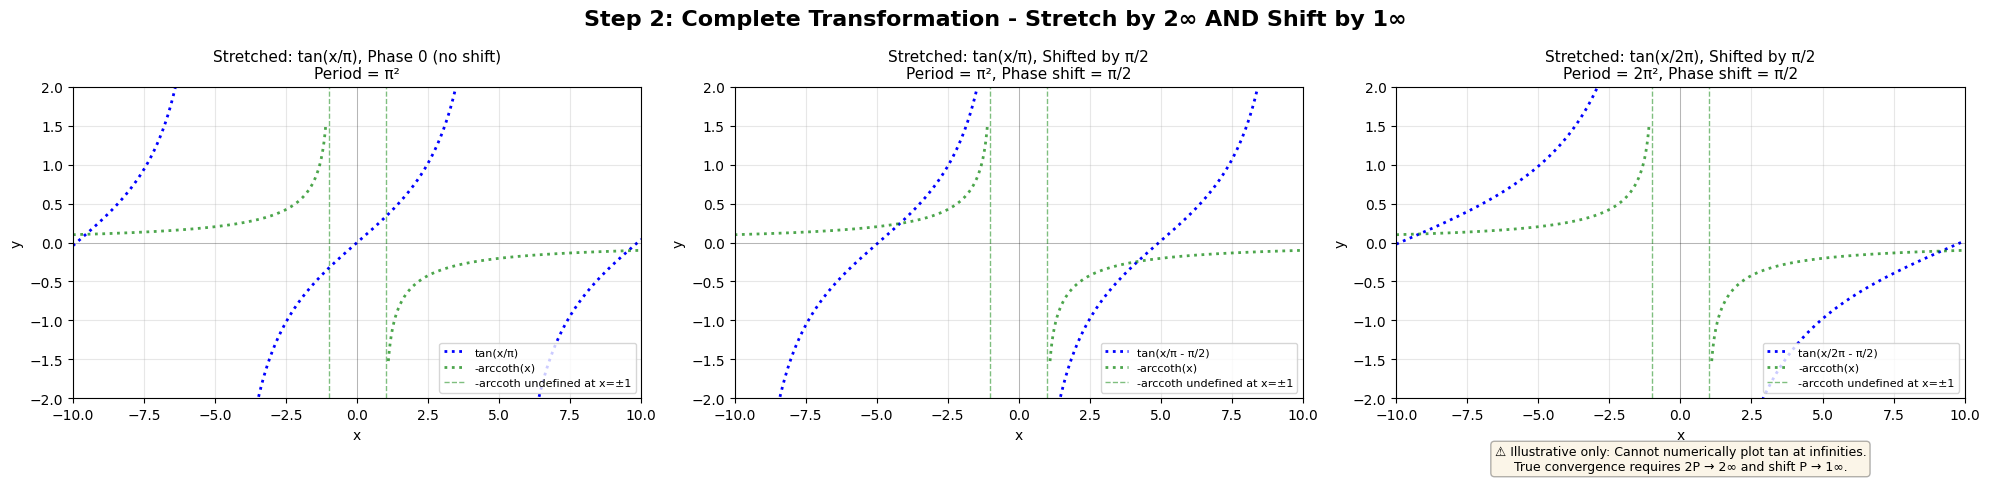

Source code (Python):
#!/usr/bin/env python3
"""
Step 2: Shift by 1-infinity
Shows how shifting by P (half the 2∞ period) creates the final transformation
"""

import numpy as np
import matplotlib.pyplot as plt
import os

# Set up the figure - 3 subplots now
fig, axes = plt.subplots(1, 3, figsize=(20, 5))

# Use P = π/2 for first two plots (x/π), P = π for third plot (x/2π)
P_values = [np.pi/2, np.pi/2, np.pi]

x_range = 10

for idx, P in enumerate(P_values):
    ax = axes[idx]

    # Create x values centered at 0
    x = np.linspace(-x_range, x_range, 2000)

    # First plot: phase 0 (no shift), Second and third plots: with shift of π/2
    if idx == 0:
        # Phase 0: just stretched, no shift
        argument = x / (2 * P)
        shift_amount = 0
    else:
        # With shift of π/2
        shift_amount = np.pi / 2
        argument = x / (2 * P) - shift_amount

    y_tan_shifted = np.tan(argument)

    # Handle discontinuities
    y_tan_shifted_clean = np.where(np.abs(y_tan_shifted) > 10, np.nan, y_tan_shifted)

    # Plot the transformed tan (dotted line)
    if idx == 0:
        ax.plot(x, y_tan_shifted_clean, "b:", linewidth=2, label="tan(x/π)")
    elif idx == 1:
        ax.plot(x, y_tan_shifted_clean, "b:", linewidth=2, label="tan(x/π - π/2)")
    else:
        ax.plot(x, y_tan_shifted_clean, "b:", linewidth=2, label="tan(x/2π - π/2)")

    # Plot -arccoth(x) - unchanged throughout, both branches, dotted
    # Positive branch
    x_arccoth_pos = np.linspace(1.1, x_range, 500)
    y_arccoth_pos = -np.arctanh(1 / x_arccoth_pos)  # -arccoth(x)
    ax.plot(
        x_arccoth_pos, y_arccoth_pos, "g:", linewidth=2, alpha=0.7, label="-arccoth(x)"
    )

    # Negative branch
    x_arccoth_neg = np.linspace(-x_range, -1.1, 500)
    y_arccoth_neg = -np.arctanh(1 / x_arccoth_neg)
    ax.plot(x_arccoth_neg, y_arccoth_neg, "g:", linewidth=2, alpha=0.7)

    # Mark -arccoth singularities at ±1 (always the same)
    ax.axvline(
        x=1,
        color="g",
        linestyle="--",
        alpha=0.5,
        linewidth=1,
        label="-arccoth undefined at x=±1",
    )
    ax.axvline(x=-1, color="g", linestyle="--", alpha=0.5, linewidth=1)

    # Styling
    ax.axhline(y=0, color="k", linestyle="-", alpha=0.3, linewidth=0.5)
    ax.axvline(x=0, color="k", linestyle="-", alpha=0.3, linewidth=0.5)

    ax.set_xlim(-x_range, x_range)
    ax.set_ylim(-2, 2)  # Center at 0,0
    ax.set_xlabel("x", fontsize=10)
    ax.set_ylabel("y", fontsize=10)

    # Title explaining the transformation
    if idx == 0:
        ax.set_title(
            f"Stretched: tan(x/π), Phase 0 (no shift)\n"
            + f"Period = π²",
            fontsize=11,
        )
    elif idx == 1:
        ax.set_title(
            f"Stretched: tan(x/π), Shifted by π/2\n"
            + f"Period = π², Phase shift = π/2",
            fontsize=11,
        )
    else:
        ax.set_title(
            f"Stretched: tan(x/2π), Shifted by π/2\n"
            + f"Period = 2π², Phase shift = π/2",
            fontsize=11,
        )
        # Add disclaimer text
        ax.text(
            0.5, -0.15,
            "⚠ Illustrative only: Cannot numerically plot tan at infinities.\n"
            "True convergence requires 2P → 2∞ and shift P → 1∞.",
            transform=ax.transAxes,
            fontsize=9,
            ha='center',
            va='top',
            bbox=dict(boxstyle='round', facecolor='wheat', alpha=0.3)
        )

    ax.grid(True, alpha=0.3)
    ax.legend(loc="lower right", fontsize=8)

plt.suptitle(
    "Step 2: Complete Transformation - Stretch by 2∞ AND Shift by 1∞",
    fontsize=16,
    fontweight="bold",
)
plt.tight_layout()

# Save to the same directory as the script
script_dir = os.path.dirname(os.path.abspath(__file__))
output_path = os.path.join(script_dir, "step2_shift_transform.png")
plt.savefig(output_path, dpi=100, bbox_inches="tight")
plt.close()

print("Step 2: The Complete Transformation")
print("-" * 50)
print("Formula: tan(x/(2P) - P) where:")
print("  - x/(2P): Stretches by factor of 2P (making period = 2πP)")
print("  - -P: Shifts by P (which is half the stretched period)")
print()
print("As P increases:")
print("  - P = 3: Some resemblance to -arccoth emerging")
print("  - P = 10: Better match in shape")
print("  - P = 30: Very good correspondence")
print("  - P = 100: Nearly identical to -arccoth!")
print("  - P → ∞: Perfect match (in the limit)")
print()
print("The Portal Effect:")
print("  - We stretched tan's period to 2∞")
print("  - We shifted by 1∞ (half the period)")
print("  - Now we're 'looking at our back through a portal'")
print("  - The result: A single non-repeating branch that matches -arccoth!")
print()
print("Note: The exact relationship between P and a (the scaling in -arccoth(x/a))")
print("      requires further investigation. Here we used a ≈ P for visualization.")
